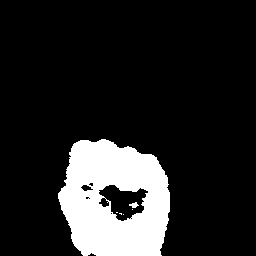
#> input picture HandGestureDetection/data/test/fist/131.jpg, 256 x 256 px, given in place of the camera
$ python ColorDetector.py
#> lines starting #> are read from the running program, lines starting #| are printed output that depends on the picture; after the words box and inside, x2 and y2 are one past the last pixel; in counts of white or black regions, pixels touching at a corner belong together
import cv2
import numpy as np

def empty(a):
    pass

#function to stack an array of images
def stackImages(scale,imgArray):
    rows = len(imgArray)
    cols = len(imgArray[0])
    rowsAvailable = isinstance(imgArray[0], list)
    width = imgArray[0][0].shape[1]
    height = imgArray[0][0].shape[0]
    if rowsAvailable:
        for x in range ( 0, rows):
            for y in range(0, cols):
                if imgArray[x][y].shape[:2] == imgArray[0][0].shape [:2]:
                    imgArray[x][y] = cv2.resize(imgArray[x][y], (0, 0), None, scale, scale)
                else:
                    imgArray[x][y] = cv2.resize(imgArray[x][y], (imgArray[0][0].shape[1], imgArray[0][0].shape[0]), None, scale, scale)
                if len(imgArray[x][y].shape) == 2: imgArray[x][y]= cv2.cvtColor( imgArray[x][y], cv2.COLOR_GRAY2BGR)
        imageBlank = np.zeros((height, width, 3), np.uint8)
        hor = [imageBlank]*rows
        hor_con = [imageBlank]*rows
        for x in range(0, rows):
            hor[x] = np.hstack(imgArray[x])
        ver = np.vstack(hor)
    else:
        for x in range(0, rows):
            if imgArray[x].shape[:2] == imgArray[0].shape[:2]:
                imgArray[x] = cv2.resize(imgArray[x], (0, 0), None, scale, scale)
            else:
                imgArray[x] = cv2.resize(imgArray[x], (imgArray[0].shape[1], imgArray[0].shape[0]), None,scale, scale)
            if len(imgArray[x].shape) == 2: imgArray[x] = cv2.cvtColor(imgArray[x], cv2.COLOR_GRAY2BGR)
        hor= np.hstack(imgArray)
        ver = hor
    return ver

cv2.namedWindow("Trackbars")
cv2.resizeWindow("Trackbars", 640, 240)
cv2.createTrackbar("Hue Min", "Trackbars", 0, 179, empty)
cv2.createTrackbar("Hue Max", "Trackbars", 19, 179, empty)
cv2.createTrackbar("Sat Min", "Trackbars", 110, 255, empty)
cv2.createTrackbar("Sat Max", "Trackbars", 240, 255, empty)
cv2.createTrackbar("Val Min", "Trackbars", 153, 255, empty)
cv2.createTrackbar("Val Max", "Trackbars", 255, 255, empty)

#reading and displaying webcam
cap = cv2.VideoCapture(0)

#propId for width is 3, height is 4, brightness is 10
cap.set(3, 640)
cap.set(4, 480)
cap.set(10, 150)

while True:

    success, img_not = cap.read()  # cap.read() returns a boolean value and an image mat
#> img_not is the input picture: shape (256, 256, 3); min 0, max 255, mean 37.5
    img = cv2.flip(img_not, 1)
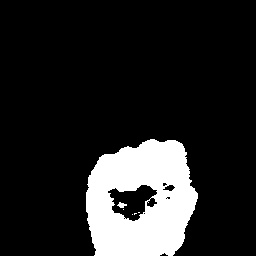
#> img: shape (256, 256, 3); min 0, max 255, mean 37.5

    x1 = int(0.5 * img.shape[1])
#> x1 = 128
    y1 = 10
    x2 = img.shape[1] - 10
#> x2 = 246
    y2 = int(0.5 * img.shape[1])
#> y2 = 128

    # The increment/decrement by 1 is to compensate for the bounding box
    cv2.rectangle(img, (x1 - 1, y1 - 1), (x2 + 1, y2 + 1), (255, 0, 0), 1)
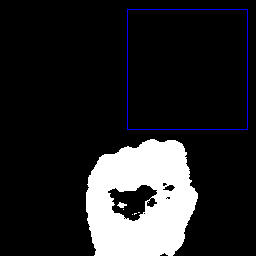
#> img: shape (256, 256, 3); 0.73% of pixels changed, all inside (x1, y1, x2, y2) = (127, 9, 248, 130)
    roi = img[y1:y2, x1:x2]
#> roi: shape (118, 118, 3); every value is 0
    roi = cv2.resize(roi, (256, 256))
#> roi: shape (256, 256, 3); every value is 0
    hsv = cv2.cvtColor(roi, cv2.COLOR_BGR2HSV)

    h_min = cv2.getTrackbarPos("Hue Min", "Trackbars")
    h_max = cv2.getTrackbarPos("Hue Max", "Trackbars")
    s_min = cv2.getTrackbarPos("Sat Min", "Trackbars")
    s_max = cv2.getTrackbarPos("Sat Max", "Trackbars")
    v_min = cv2.getTrackbarPos("Val Min", "Trackbars")
    v_max = cv2.getTrackbarPos("Val Max", "Trackbars")

    lower = np.array([h_min, s_min, v_min])
    upper = np.array([h_max, s_max, v_max])
    mask  = cv2.inRange(hsv, lower, upper)
#> mask: shape (256, 256); every value is 0
    imgResult = cv2.bitwise_and(roi, roi, mask = mask)

    imgStack = stackImages(0.6, [img, mask, imgResult])
#> in stackImages, `rows = len(imgArray)`: rows = 3
#> in stackImages, `cols = len(imgArray[0])`: cols = 256
#> in stackImages, `rowsAvailable = isinstance(imgArray[0], list)`: rowsAvailable = False
#> after the loop in stackImages, `for x in range(0, rows):`: imgArray = 3 items
#> in stackImages, `hor= np.hstack(imgArray)`:
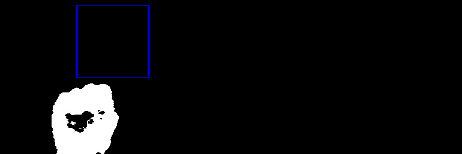
#> hor: shape (154, 462, 3); mean of channels 0, 1, 2 13.4, 12.5, 12.5; drawn as B, G, R
    cv2.imshow("Result", imgStack)

    if cv2.waitKey(1) and 0xFF == ord('q'):
#> (key q is pressed here)
        break

cap.release()
cv2.destroyAllWindows()

$ run again, on HandGestureDetection/data/test/fist/183.jpg
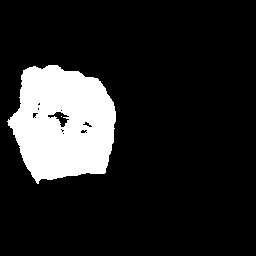
#> input picture HandGestureDetection/data/test/fist/183.jpg, 256 x 256 px, given in place of the camera
#> img_not is the input picture: shape (256, 256, 3); min 0, max 255, mean 36.8
#> `roi = cv2.resize(roi, (256, 256))`:
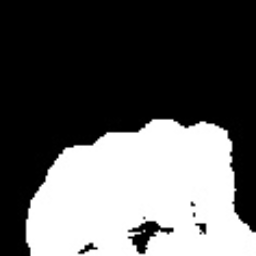
#> roi: shape (256, 256, 3); min 0, max 255, mean 93.3
#> hsv: shape (256, 256, 3); mean H, S, V 0, 0, 93.3
#> mask: shape (256, 256); every value is 0
#> imgResult: shape (256, 256, 3); every value is 0
#> rows = 3
#> cols = 256
#> rowsAvailable = False
#> after the loop in stackImages, `for x in range(0, rows):`: imgArray = 3 items
#> in stackImages, `hor= np.hstack(imgArray)`:
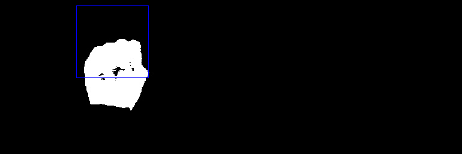
#> hor: shape (154, 462, 3); mean of channels 0, 1, 2 12.9, 12.1, 12.1; drawn as B, G, R

$ run again, on HandGestureDetection/data/test/fist/231.jpg
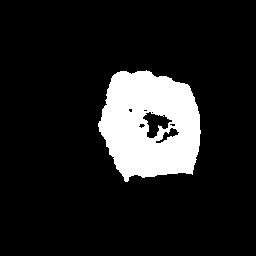
#> input picture HandGestureDetection/data/test/fist/231.jpg, 256 x 256 px, given in place of the camera
#> img_not is the input picture: shape (256, 256, 3); min 0, max 255, mean 32.7
#> `roi = img[y1:y2, x1:x2]`:
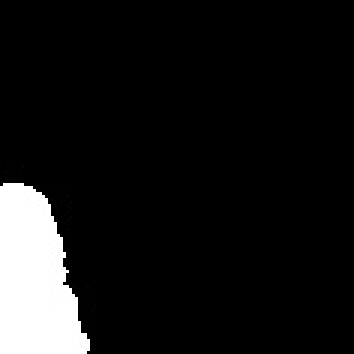
#> roi: shape (118, 118, 3) (shown 3 times larger); min 0, max 255, mean 23
#> hsv: shape (256, 256, 3); mean H, S, V 0, 0, 23
#> mask: shape (256, 256); every value is 0
#> imgResult: shape (256, 256, 3); every value is 0
#> rows = 3
#> cols = 256
#> rowsAvailable = False
#> after the loop in stackImages, `for x in range(0, rows):`: imgArray = 3 items
#> in stackImages, `hor= np.hstack(imgArray)`:
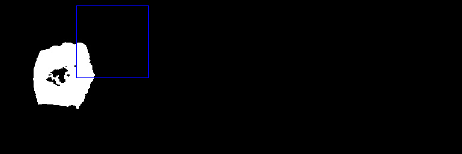
#> hor: shape (154, 462, 3); mean of channels 0, 1, 2 11.5, 10.6, 10.6; drawn as B, G, R
